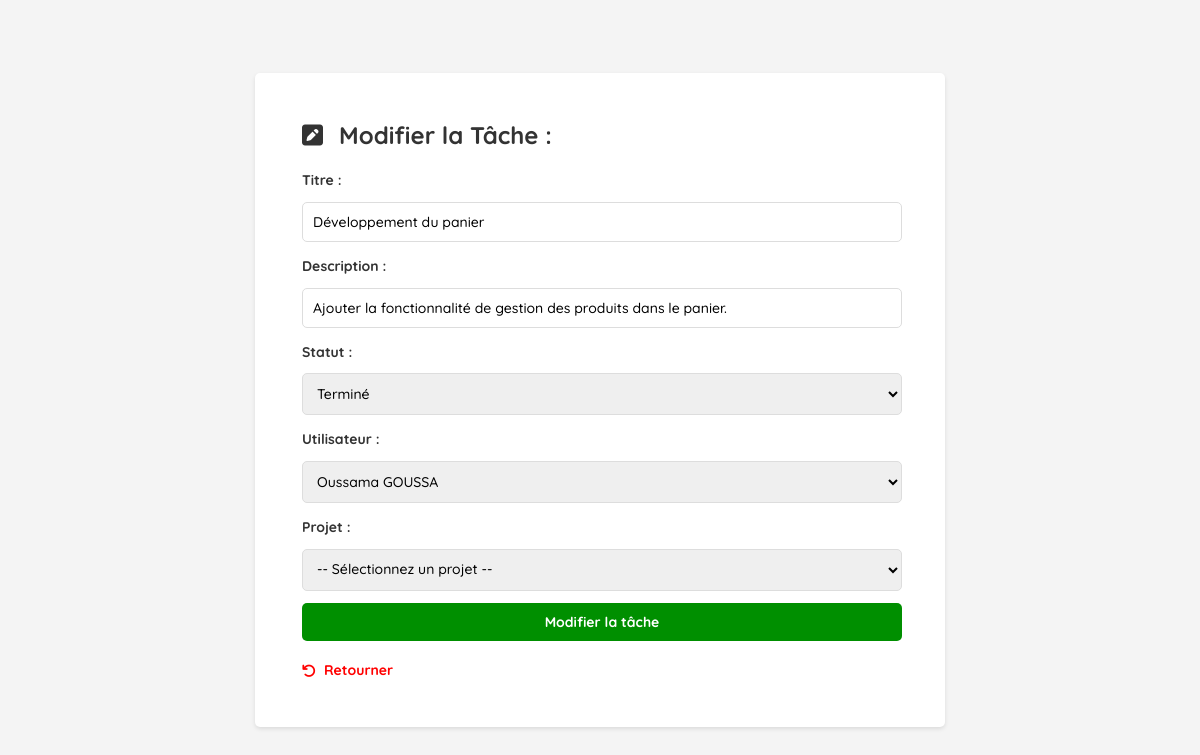
Screenshot of /taches/modifier/1 (signed in) with the database file from the repository.
### models/tache.py (models this page shows, shortened)
class Tache(db.Model):
    __tablename__ = 'tache'
    id = db.Column(db.Integer, primary_key=True)
    titre = db.Column(db.String(100), nullable=False)
    description = db.Column(db.Text, nullable=False)
    statut = db.Column(db.String(20), nullable=False)
    utilisateur_id = db.Column(db.Integer, db.ForeignKey('utilisateur.id', name='fk_tache_utilisateur_id', ondelete='CASCADE'), nullable=False)
    projet_id = db.Column(db.Integer, db.ForeignKey('projet.id', name='fk_tache_projet_id', ondelete='CASCADE'), nullable=False)
    utilisateur = db.relationship('Utilisateur', back_populates='taches')
    projet = db.relationship('Projet', back_populates='taches')

### routes/taches.py (the view, shortened to what this page needs)
@taches_bp.route('/modifier/<int:id>', methods=['GET', 'POST'])
def modifier_tache(id):
    if 'user_id' not in session:
        flash('You must log in to access this page.', 'danger')
        return redirect(url_for('login.login'))
    tache = Tache.query.get(id)  # Récupérer la tâche par son ID
    utilisateurs = Utilisateur.query.all()  # Liste des utilisateurs
    projets = Projet.query.all()  # Liste des projets
    return render_template('modifier_tache.html', tache=tache, utilisateurs=utilisateurs, projets=projets)

### templates/modifier_tache.html (shortened to what this page needs)
{% extends "base.html" %}
{% block content %}
    <div class="center">
        <div class="container-up">
            <form class="form" method="POST" action="{{ url_for('taches.modifier_tache', id=tache.id) }}">
                <h2 class="up"><i class="fa-solid fa-square-pen"></i>Modifier la Tâche :</h2>
                <label for="titre">Titre :</label>
                <input type="text" id="titre" name="titre" value="{{ tache.titre }}" required>
                <label for="description">Description :</label>
                <input type="text" id="description" name="description" value="{{ tache.description }}" required>
                <label for="statut">Statut :</label>
                <select id="statut" name="statut" required>
                    <option value="Terminé" {% if tache.statut == 'Terminé' %}selected{% endif %}>Terminé</option>
                </select>
                <label for="utilisateur_id">Utilisateur :</label>
                <select id="utilisateur_id" name="utilisateur_id" required>
                    {% for utilisateur in utilisateurs %}
                        <option value="{{ utilisateur.id }}" {% if utilisateur.id == tache.utilisateur.id %}selected{% endif %}>
                            {{ utilisateur.nom }}
                        </option>
                    {% endfor %}
                </select>
                <label for="projet_id">Projet :</label>
                <select id="projet_id" name="projet_id" required>
                    <option value="" selected disabled>-- Sélectionnez un projet --</option>
                </select>
                <button type="submit" class="btn-up">Modifier la tâche</button>
                <a href="{{ url_for('taches.lister_taches') }}" class="btn-retour"><i class="fa-solid fa-arrow-rotate-left"></i>Retourner</a>
            </form>
        </div>
    </div>
{% endblock %}

### static/css/style.css (style rules this page uses)
body { font-family: "Quicksand", serif; font-style: normal; margin: 0; padding: 0; background-color: #f4f4f4; color: #333; }
h1, h2, h3 { color: #333; }
a { text-decoration: none; color: #333; }
.form { padding: 0px 2rem; border-radius: 5px; margin: 2rem 0; width: 100%; max-width: 600px; margin-left: auto; margin-right: auto; }
form input, form select, form textarea { width: 100%; padding: 10px; margin: 0.8rem 0; border: 1px solid #ddd; border-radius: 5px; box-sizing: border-box; font-family: "Quicksand", serif; font-size: 14px; font-weight: 500; }
form button { background-color: #007bff; color: white; border: none; padding: 10px; width: 100%; cursor: pointer; border-radius: 5px; font-family: "Quicksand", serif; font-size: 14px; font-weight: bold; }
form label { font-size: 14px; margin-bottom: 5px; text-align: left; font-weight: bold; }
body { font-family: "Quicksand", serif; }
.center { margin: 0; padding: 0; background-color: #f4f4f4; display: flex; align-items: center; justify-content: center; height: 100vh; }
.container-up { padding: 15px; max-width: 660px; width: 100%; background: #fff; border-radius: 5px; box-shadow: 0 2px 4px rgba(0, 0, 0, 0.1); }
.btn-up { background-color: #008f00; color: white; border: none; padding: 10px; width: 100%; cursor: pointer; border-radius: 5px; font-family: "Quicksand", serif; font-size: 14px; font-weight: bold; }
.btn-retour { display: inline-flex; align-items: center; color: #ff0000; text-decoration: none; font-weight: bold; font-size: 14px; padding: 20px 0px 0px 0px; }
.btn-retour i { margin-right: 0.5rem; font-size: 14px; margin-top: 2px; }
.up i { margin-right: 1rem; }

### rows the page displays
Tache: titre "Développement du panier", description "Ajouter la fonctionnalité de gestion des produits dans le panier.", statut "Terminé"

### other values shown
form field utilisateur_id "Oussama GOUSSA"
